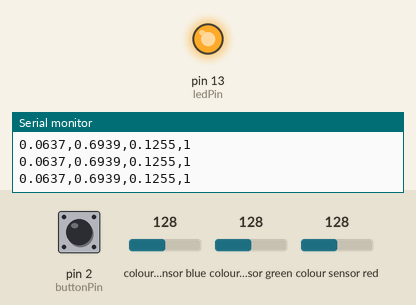
This sketch was run on a simulated Arduino Uno, built with avr-gcc and run on an emulated ATmega328P. On the bench: output pins drawn as LEDs (lit = HIGH), the last lines printed to the serial monitor. The test bench sets the inputs (shaded band); at power-on: pin 2 (buttonPin) HIGH, colour sensor blue 128, colour sensor green 128, colour sensor red 128.

Above: at 1.2 s.
1.3 s: pin 2 (buttonPin) pulled LOW for 0.15 s
At 1.41 s:
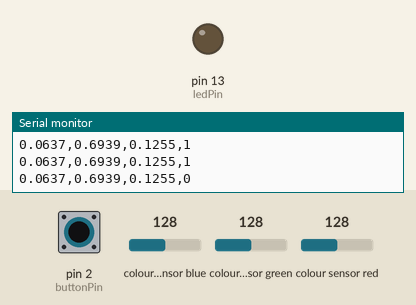
2.9 s: pin 2 (buttonPin) pulled LOW for 3.2 s
At 6.5 s:
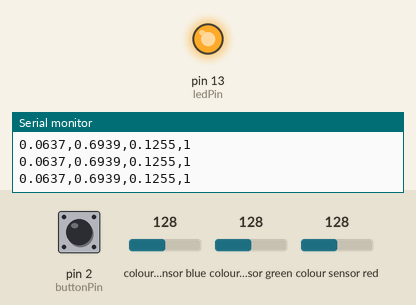
Timing chart, 0 to 8.0 s (numbered marks = the images above; inputs shaded):
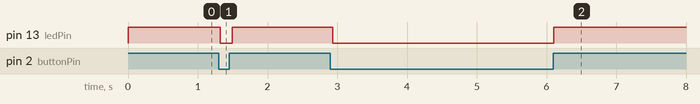

The sketch:

ArduinoRGB.ino
```cpp
#include <Wire.h>
#include "Adafruit_TCS34725.h"

// ==========================================
// RAW CALIBRATION VARIABLES
// ==========================================
// 1. RAW values for Pure Black Ink:
const int RAW_BLACK_R = 281;
const int RAW_BLACK_G = 384;
const int RAW_BLACK_B = 530;

// 2. RAW values for Pure White Paper:
const int RAW_WHITE_R = 4142;
const int RAW_WHITE_G = 6211;
const int RAW_WHITE_B = 8588;
// ==========================================

const int buttonPin = 2;
const int ledPin = 13;

// Variable to track the synth gate state (1 = pressed, 0 = released)
int synthGate = 0;

// Medium configuration (Ideal balance for light and dark)
Adafruit_TCS34725 tcs = Adafruit_TCS34725(TCS34725_INTEGRATIONTIME_24MS, TCS34725_GAIN_4X);

void setup() {
  Serial.begin(9600);

  pinMode(ledPin, OUTPUT);
  pinMode(buttonPin, INPUT);

  // We comment out the setup print so it doesn't send garbage to JUCE on startup
  // Serial.println("Starting RAW Scanner for JUCE...");

  if (!tcs.begin()) {
    // Serial.println("Error: TCS34725 sensor not found.");
    while (1);
  }
}

void loop() {
  // Read the button state
  int currentButtonState = digitalRead(buttonPin);

  // Map the button state to a Synth Gate (LOW = pressed = 1, HIGH = released = 0)
  if (currentButtonState == LOW) {
    synthGate = 0;
    digitalWrite(ledPin, LOW); // Turn on LED (Active LOW in your wiring)
  } else {
    synthGate = 1;
    digitalWrite(ledPin, HIGH); // Turn off LED
  }

  // Continuously scan and stream data to JUCE
  scanColorRAW();
}

void scanColorRAW() {
  uint16_t r_raw, g_raw, b_raw, c_raw;

  // 1. READ RAW DATA DIRECTLY
  tcs.getRawData(&r_raw, &g_raw, &b_raw, &c_raw);

  // 2. DIRECT LINEAR MAPPING (Preserves luminance)
  int calRed = map(r_raw, RAW_BLACK_R, RAW_WHITE_R, 0, 255);
  int calGreen = map(g_raw, RAW_BLACK_G, RAW_WHITE_G, 0, 255);
  int calBlue = map(b_raw, RAW_BLACK_B, RAW_WHITE_B, 0, 255);

  // CONSTRAIN TO 0-255 RANGE
  calRed = constrain(calRed, 0, 255);
  calGreen = constrain(calGreen, 0, 255);
  calBlue = constrain(calBlue, 0, 255);

// 3. HYBRID CONVERSION: HSV Saturation + HSL Lightness
  float r_norm = calRed / 255.0;
  float g_norm = calGreen / 255.0;
  float b_norm = calBlue / 255.0;

  float cmax = max(r_norm, max(g_norm, b_norm));
  float cmin = min(r_norm, min(g_norm, b_norm));
  float delta = cmax - cmin;

  float h = 0.0;
  float s_hybrid = 0.0; // HSV Saturation (keeps dark colors saturated)
  float l = 0.0;        // HSL Lightness (tracks true brightness)

  // Calculate HSL Lightness
  l = (cmax + cmin) / 2.0;

  // Calculate HSV Saturation
  if (cmax > 0.0) {
    s_hybrid = delta / cmax;
  } else {
    s_hybrid = 0.0;
  }

  // Calculate Hue
  if (delta != 0.0) {
    if (cmax == r_norm) {
      h = (g_norm - b_norm) / delta;
      while (h >= 6.0) h -= 6.0;
      while (h < 0.0) h += 6.0;
    } else if (cmax == g_norm) {
      h = ((b_norm - r_norm) / delta) + 2.0;
    } else {
      h = ((r_norm - g_norm) / delta) + 4.0;
    }
    h /= 6.0;
    if (h < 0.0) h += 1.0;
  }

  // 4. SEND DATA TO JUCE
  // Format: hue,sat,light,buttonState\n
  Serial.print(h, 4);
  Serial.print(",");
  Serial.print(s_hybrid, 4);
  Serial.print(",");
  Serial.print(l, 4);
  Serial.print(",");
  Serial.println(synthGate);

  // The sensor integration time takes ~24ms automatically,
  // so we don't need a heavy manual delay here. A tiny 5ms buffer keeps things stable.
  delay(5);
}
```

Measured:
- after the input at 1.3 s, pin 13 (ledPin): HIGH → LOW at once, → HIGH 0.17 s later
- after the input at 2.9 s, pin 13 (ledPin): HIGH → LOW at once, → HIGH 3.2 s later
